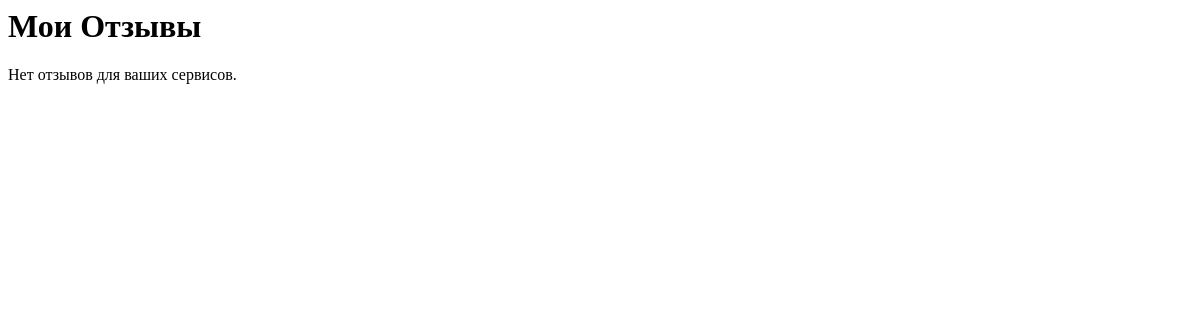
The app's page /my_feedbacks/ (signed in), older data.
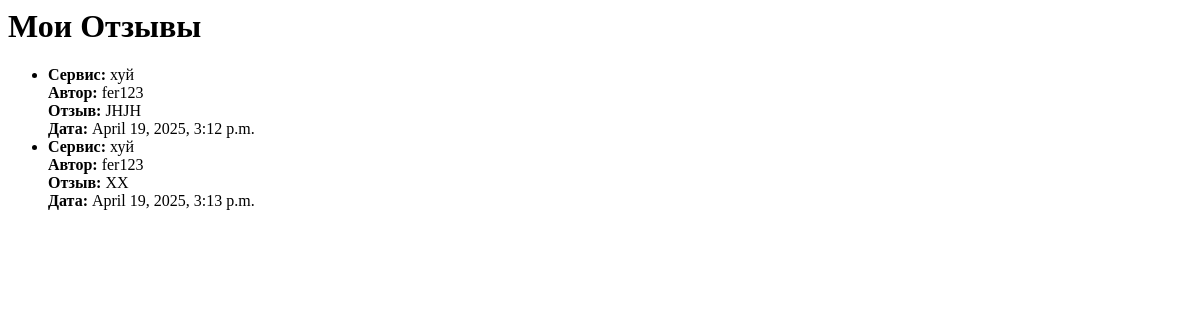
The same page, newer data.
### app/models.py (models this page shows, shortened)
class Feedback(models.Model):
    service = models.ForeignKey(Service, on_delete=models.CASCADE, related_name='feedbacks')
    author = models.ForeignKey(User, on_delete=models.CASCADE, related_name='feedbacks')
    text = models.TextField()
    created_at = models.DateTimeField(auto_now_add=True)

class Service(models.Model):
    author = models.ForeignKey(User, on_delete=models.CASCADE)
    title = models.CharField(max_length=200)
    description = models.TextField()
    price = models.DecimalField(max_digits=10, decimal_places=2)
    image = models.ImageField(upload_to='services/')
    created_at = models.DateTimeField(auto_now_add=True)

### app/views.py (the view)
# urls.py: path('my_feedbacks/', views.my_feedbacks, name='my_feedbacks'),
@login_required
def my_feedbacks(request):
    if request.user.profile.role == 'executor':
        feedbacks = Feedback.objects.filter(service__author=request.user)  # Get feedbacks for services created by the executor
        return render(request, 'my_feedbacks.html', {'feedbacks': feedbacks})
    else:
        messages.error(request, "У вас нет прав для просмотра этой страницы.")
        return redirect('home')

### app/templates/my_feedbacks.html
<h1>Мои Отзывы</h1>
{% if feedbacks %}
    <ul>
        {% for feedback in feedbacks %}
            <li>
                <strong>Сервис:</strong> {{ feedback.service.title }}<br>
                <strong>Автор:</strong> {{ feedback.author.username }}<br>
                <strong>Отзыв:</strong> {{ feedback.text }}<br>
                <strong>Дата:</strong> {{ feedback.created_at }}
            </li>
        {% endfor %}
    </ul>
{% else %}
    <p>Нет отзывов для ваших сервисов.</p>
{% endif %}

Row changes from the older to the newer data that the page shows:
added Feedback: service "хуй", author.username "fer123", text "JHJH", created_at "April 19, 2025, 3:12 p.m."
added Feedback: service "хуй", author.username "fer123", text "XX", created_at "April 19, 2025, 3:13 p.m."
Text that changed along with them:
text no longer shown: "Нет отзывов для ваших сервисов."
